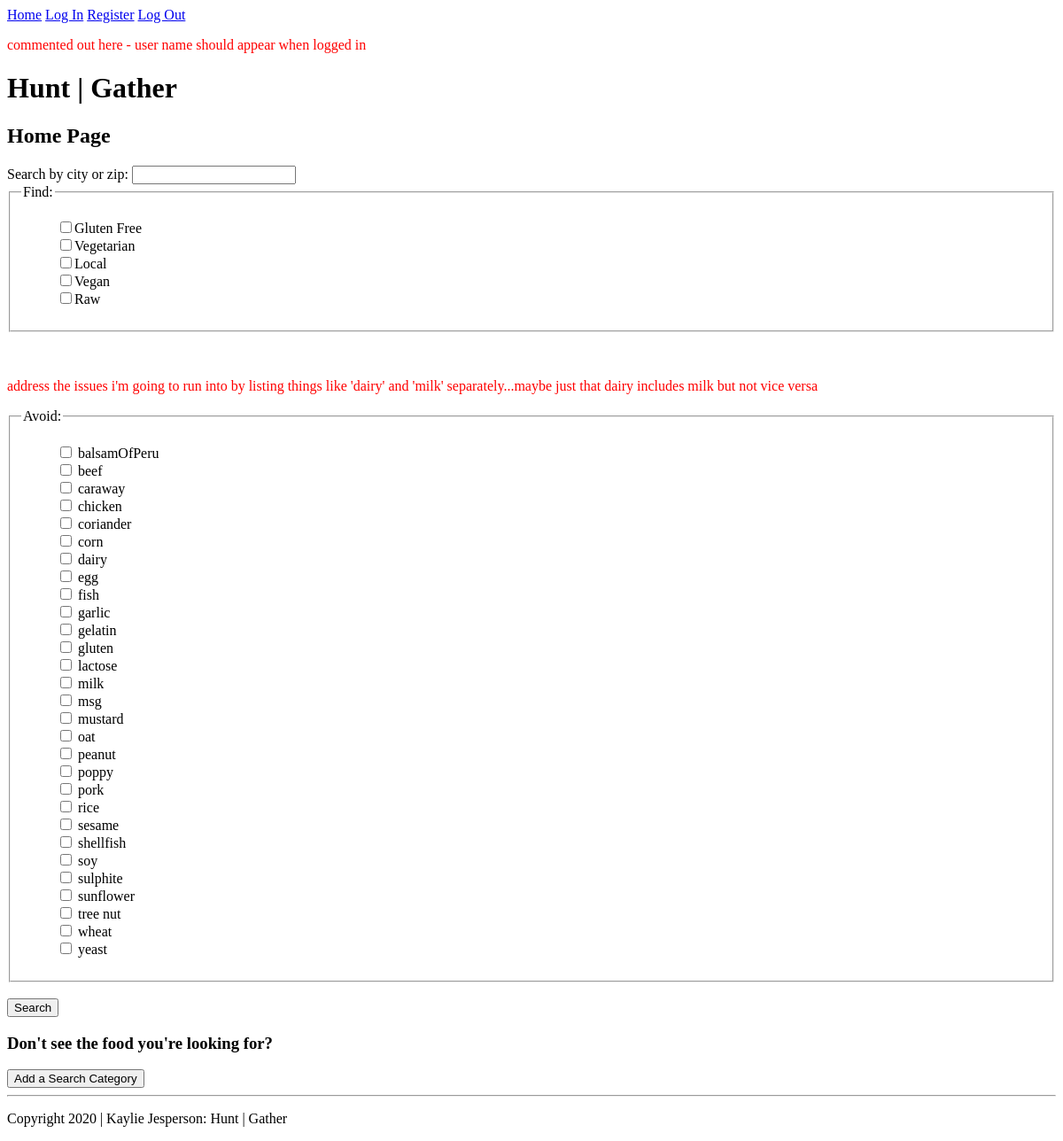
The app's page /, older data.
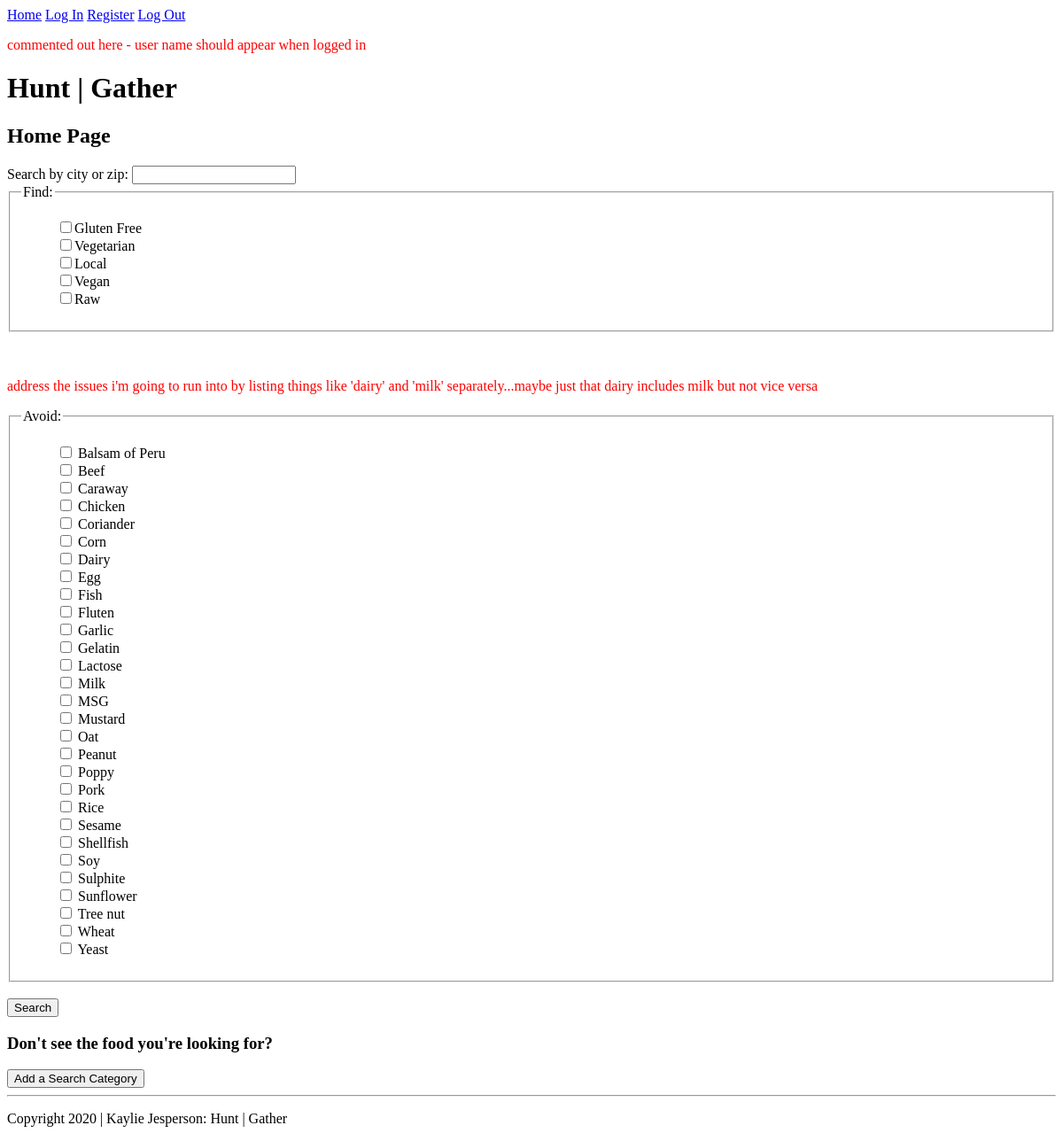
The same page, newer data.
### tables this page shows
CREATE TABLE `allergen` (
  `id` int(11) PRIMARY KEY NOT NULL AUTO_INCREMENT,
  `name` varChar(100) NOT NULL
);

### model/allergen_db.php (called while the page is built, shortened)
<?php
class AllergenDB{
    public static function getAllergenList(){
        $db= Database::getDB();
       $query = 'SELECT * from allergen
               ORDER BY name ASC';
            $statement = $db->prepare($query);
            $statement->execute();
            $allergens = array();
            foreach ($statement as $row) {
                    $allergen= new Allergen(
                            $row['id'],
                            $row['name']);
                     $allergens[]= $allergen;
                }
            return $allergens;
    }
}

### model/allergen.php (called while the page is built, shortened)
<?php
class Allergen {
    private $id,$name;
    public function __construct($id,$name) {
        $this->name = $name;
            }
            function getName() {
                return $this->name;
            }
}

### index.php (the view, shortened to what this page needs)
<?php
require('model/allergen.php');
require('model/allergen_db.php');
$allergensArray = AllergenDB::getAllergenList();
require_once 'view/header.php';?>
<p>commented out here - user name should appear when logged in</p>
<h1>Hunt | Gather</h1>
<h2>Home Page</h2>
    <form action="meal_manager/index.php" method="post">
    <label>Search by city or zip:</label>
    <input required type="text" name="search">
    <br>
    <fieldset class="group">
        <legend>Find:</legend>
            <ul class="checkbox">
                <li><input type="checkbox" id="gf" value="Gluten Free" /><label for="gf">Gluten Free</label></li>
                <li><input type="checkbox" id="vegetarian" value="Vegetarian" /><label for="vegetarian">Vegetarian</label></li>
                <li><input type="checkbox" id="local" value="Local" /><label for="local">Local</label></li>
                <li><input type="checkbox" id="vegan" value="Vegan" /><label for="vegan">Vegan</label></li>
                <li><input type="checkbox" id="raw" value="Raw" /><label for="raw">Raw</label></li>
            </ul>
    </fieldset>
    <br>
    <br>
    <p>address the issues i'm going to run into by listing things like 'dairy' and 'milk' separately...maybe just that dairy includes milk but not vice versa</p>
    <fieldset class="group">
            <legend>Avoid:</legend>
            <ul class="checkbox">
                 <?php foreach ($allergensArray as $al) : ?>
                    <li><input type="checkbox" name="allergenChecklist[]" value="<?php echo $al->getName(); ?>"  />
                    <label for=""><?php echo $al->getName(); ?></label></li>
                <?php endforeach; ?>
    </fieldset>
    <br>
    <input type="submit" value="Search" class="button"><br>
</form>
<form action="meal_manager/index.php" method="post">
    <h3>Don't see the food you're looking for?</h3>
    <input type="submit" value="Add a Search Category" class="button">
</form>
    <?php require_once 'view/footer.php';?>

### view/header.php (shortened to what this page needs)
 <!DOCTYPE html>
<html>
<head>
    <link href="include/main.css" rel="stylesheet" type="text/css"/>
</head>
<header>
    <nav>
        <a href="index.php">Home</a>
        <a href="user_manager/?controllerRequest=user_show_login_form">Log In</a>
        <a href="user_manager/?controllerRequest=user_show_register_form">Register</a>
        <a href="user_manager/?controllerRequest=log_out">Log Out</a>
    </nav>
</header>
<body>

### view/footer.php
</body>
<footer>
<hr>
<p>Copyright 2020 | Kaylie Jesperson: Hunt | Gather</p>
</footer>
</html>

### include/main.css (style rules this page uses)
ul { list-style-type: none; }
p { color: red; }
footer p { color: black; }

Row changes from the older to the newer data that the page shows:
changed allergen: name "balsamOfPeru" → "Balsam of Peru"
changed allergen: name "beef" → "Beef"
changed allergen: name "caraway" → "Caraway"
changed allergen: name "chicken" → "Chicken"
changed allergen: name "coriander" → "Coriander"
changed allergen: name "corn" → "Corn"
changed allergen: name "dairy" → "Dairy"
changed allergen: name "egg" → "Egg"
changed allergen: name "fish" → "Fish"
changed allergen: name "gluten" → "Fluten"; moves up the list
changed allergen: name "garlic" → "Garlic"
changed allergen: name "gelatin" → "Gelatin"
changed allergen: name "lactose" → "Lactose"
changed allergen: name "milk" → "Milk"
changed allergen: name "msg" → "MSG"
changed allergen: name "mustard" → "Mustard"
changed allergen: name "oat" → "Oat"
changed allergen: name "peanut" → "Peanut"
changed allergen: name "poppy" → "Poppy"
changed allergen: name "pork" → "Pork"
changed allergen: name "rice" → "Rice"
changed allergen: name "sesame" → "Sesame"
changed allergen: name "shellfish" → "Shellfish"
changed allergen: name "soy" → "Soy"
changed allergen: name "sulphite" → "Sulphite"
changed allergen: name "sunflower" → "Sunflower"
changed allergen: name "tree nut" → "Tree nut"
changed allergen: name "wheat" → "Wheat"
changed allergen: name "yeast" → "Yeast"
